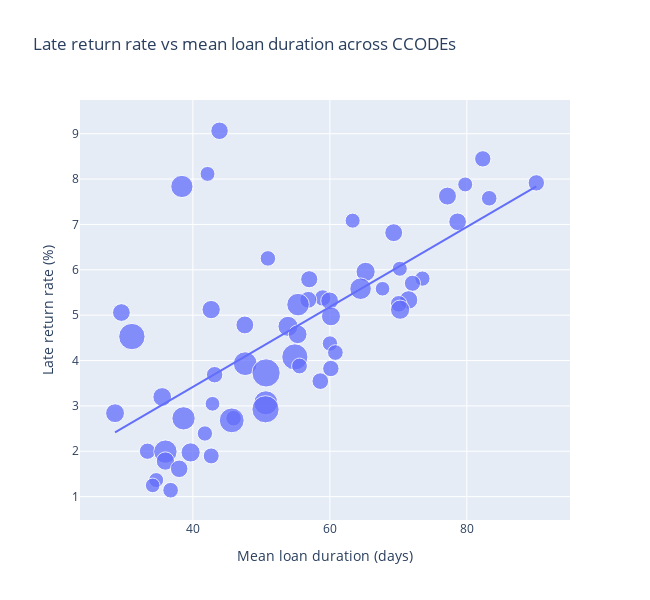

Source (notebook cell):
### Markdown cell above
## Identifying correlations for properties of media types

To find correlations between properties of media types and late rate we look at some scatter plots.

### Code cell
input_data_frame = ccode_table.copy()

input_data_frame["size"] = 50 + 400 * np.sqrt(
    input_data_frame["n_loans"] / input_data_frame["n_loans"].max()
)

fig = px.scatter(
    input_data_frame,
    x="mean_loan_duration",
    y="late_rate_percent",
    size="size",
    hover_name="Sammlungszeichen/CCODE",
    hover_data={
        "n_loans": True,
        "mean_loan_duration": ":.1f",
        "late_rate_percent": ":.2f",
        "size": False,
    },
    labels={
        "mean_loan_duration": "Mean loan duration (days)",
        "late_rate_percent": "Late return rate (%)",
    },
    title="Late return rate vs mean loan duration across CCODEs",
    trendline="ols",
)

fig.update_traces(marker=dict(opacity=0.75))
fig.update_layout(width=650, height=600)
fig.show()

log_pearson_spearman(input_data_frame, "mean_loan_duration", "late_rate_percent")

### Figure 1 — Plotly figure (JSON) as saved in the notebook; plotly's stock layout.template omitted (floating-point values rounded to 4 significant figures)
{"data": [{"customdata": [[16320.0, 172.5], [11000.0, 150.6], [6261.0, 125.9], [11280.0, 151.8], [6293.0, 126.1], [56860.0, 278.6], [18990.0, 182.1], [8262.0, 137.2], [6593.0, 127.9], [17310.0, 176.2], [18510.0, 180.4], [8078.0, 136.2], [6525.0, 127.5], [26900.0, 207.3], [7285.0, 131.8], [14690.0, 166.2], [10400.0, 147.8], [49080.0, 262.4], [5446.0, 120.8], [11530.0, 152.9], [13640.0, 162.0], [22100.0, 192.5], [17770.0, 177.8], [12100.0, 155.4], [60690.0, 286.2], [21100.0, 189.3], [27400.0, 208.7], [17690.0, 177.5], [25710.0, 203.7], [18210.0, 179.4], [34520.0, 228.1], [23680.0, 197.5], [127000.0, 391.6], [7496.0, 133.0], [8621.0, 139.0], [123900.0, 387.5], [78710.0, 319.0], [9202.0, 142.0], [11300.0, 151.9], [174000.0, 450.0], [11420.0, 152.4], [12410.0, 156.8], [23650.0, 197.4], [83570.0, 327.2], [5712.0, 122.5], [147000.0, 417.7], [24620.0, 200.4], [8244.0, 137.1], [70800.0, 305.1], [96440.0, 347.8], [7358.0, 132.2], [10840.0, 149.8], [72230.0, 307.7], [27100.0, 207.8], [9696.0, 144.4], [20900.0, 188.6], [16610.0, 173.6], [6370.0, 126.5], [5531.0, 121.3], [8499.0, 138.4]], "hovertemplate": "<b>%{hovertext}</b><br><br>Mean loan duration (days)=%{x:.1f}<br>Late return rate (%)=%{y:.2f}<br>n_loans=%{customdata[0]}<extra></extra>", "hovertext": ["dvdsa", "esan", "dvdkisa", "esaw", "sk", "dvdki", "esav", "esah", "esag", "esao", "esam", "eslfantasy", "esar", "jusa", "esas", "kifr", "esau", "kisa", "esak", "esae", "jusare", "esach", "sp", "esay", "kisl", "mag", "esax", "dvdserie", "kisare", "tonie", "jusl", "efr", "dvdsl", "dsa", "esap", "kisl4.1", "kisl5.1", "kisabire", "esad", "kisl1", "zs", "dkisa", "ecom", "esac", "eslbiograf", "dki", "juslmanga", "eslhist", "kislcomic", "esl", "esltabu", "dslKrimi", "eslkrimi/thriller", "dsl", "dmKlassik", "dmPop", "eslunterha", "dslThriller", "dmWeltmusik/Folk", "dmJazz"], "legendgroup": "", "marker": {"color": "#636efa", "size": [172.5, 150.6, 125.9, 151.8, 126.1, 278.6, 182.1, 137.2, 127.9, 176.2, 180.4, 136.2, 127.5, 207.3, 131.8, 166.2, 147.8, 262.4, 120.8, 152.9, 162.0, 192.5, 177.8, 155.4, 286.2, 189.3, 208.7, 177.5, 203.7, 179.4, 228.1, 197.5, 391.6, 133.0, 139.0, 387.5, 319.0, 142.0, 151.9, 450.0, 152.4, 156.8, 197.4, 327.2, 122.5, 417.7, 200.4, 137.1, 305.1, 347.8, 132.2, 149.8, 307.7, 207.8, 144.4, 188.6, 173.6, 126.5, 121.3, 138.4], "sizemode": "area", "sizeref": 1.125, "symbol": "circle", "opacity": 0.75}, "mode": "markers", "name": "", "orientation": "v", "showlegend": false, "x": [43.89, 82.33, 42.14, 90.15, 79.76, 38.39, 77.17, 83.27, 63.33, 78.65, 69.32, 50.95, 70.21, 65.22, 73.52, 56.99, 72.06, 64.49, 67.69, 58.95, 56.85, 71.49, 59.96, 70.06, 55.36, 42.67, 70.26, 29.56, 60.16, 47.59, 53.89, 55.3, 31.1, 60.02, 60.81, 54.89, 47.65, 55.57, 60.15, 50.69, 43.18, 58.61, 35.52, 50.65, 42.86, 50.61, 28.64, 45.95, 38.64, 45.67, 41.75, 33.37, 35.99, 39.67, 42.68, 35.99, 38.0, 34.65, 34.13, 36.75], "xaxis": "x", "y": [9.064, 8.445, 8.114, 7.916, 7.882, 7.837, 7.625, 7.577, 7.083, 7.058, 6.818, 6.252, 6.023, 5.956, 5.806, 5.792, 5.703, 5.583, 5.582, 5.379, 5.338, 5.336, 5.317, 5.25, 5.233, 5.123, 5.121, 5.058, 4.975, 4.784, 4.754, 4.578, 4.529, 4.376, 4.176, 4.079, 3.931, 3.88, 3.824, 3.727, 3.688, 3.546, 3.197, 3.068, 3.046, 2.926, 2.839, 2.729, 2.726, 2.681, 2.392, 2.001, 1.992, 1.975, 1.898, 1.784, 1.614, 1.366, 1.248, 1.141], "yaxis": "y", "type": "scatter"}, {"hovertemplate": "<b>OLS trendline</b><br>late_rate_percent = 0.0881578 * mean_loan_duration + -0.108725<br>R<sup>2</sup>=0.446681<br><br>Mean loan duration (days)=%{x:.1f}<br>Late return rate (%)=%{y:.2f} <b>(trend)</b><extra></extra>", "legendgroup": "", "marker": {"color": "#636efa", "symbol": "circle", "opacity": 0.75}, "mode": "lines", "name": "", "showlegend": false, "x": [28.64, 29.56, 31.1, 33.37, 34.13, 34.65, 35.52, 35.99, 35.99, 36.75, 38.0, 38.39, 38.64, 39.67, 41.75, 42.14, 42.67, 42.68, 42.86, 43.18, 43.89, 45.67, 45.95, 47.59, 47.65, 50.61, 50.65, 50.69, 50.95, 53.89, 54.89, 55.3, 55.36, 55.57, 56.85, 56.99, 58.61, 58.95, 59.96, 60.02, 60.15, 60.16, 60.81, 63.33, 64.49, 65.22, 67.69, 69.32, 70.06, 70.21, 70.26, 71.49, 72.06, 73.52, 77.17, 78.65, 79.76, 82.33, 83.27, 90.15], "xaxis": "x", "y": [2.416, 2.498, 2.633, 2.833, 2.9, 2.946, 3.023, 3.064, 3.064, 3.131, 3.241, 3.276, 3.298, 3.389, 3.572, 3.606, 3.653, 3.654, 3.67, 3.698, 3.761, 3.918, 3.942, 4.087, 4.092, 4.353, 4.357, 4.36, 4.383, 4.642, 4.73, 4.767, 4.771, 4.79, 4.903, 4.915, 5.058, 5.088, 5.178, 5.182, 5.194, 5.195, 5.252, 5.474, 5.576, 5.641, 5.859, 6.003, 6.067, 6.081, 6.085, 6.194, 6.244, 6.372, 6.695, 6.825, 6.923, 7.149, 7.232, 7.838], "yaxis": "y", "type": "scatter"}], "layout": {"xaxis": {"anchor": "y", "domain": [0.0, 1.0], "title": {"text": "Mean loan duration (days)"}}, "yaxis": {"anchor": "x", "domain": [0.0, 1.0], "title": {"text": "Late return rate (%)"}}, "legend": {"tracegroupgap": 0, "itemsizing": "constant"}, "title": {"text": "Late return rate vs mean loan duration across CCODEs"}, "width": 650, "height": 600}}
